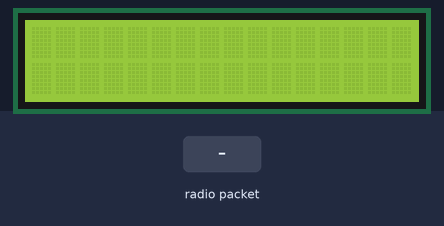
This sketch was run on a simulated Arduino Uno, built with avr-gcc and run on an emulated ATmega328P. Parts: 16×2 character LCD. Inputs (shaded band) come from the test bench. No radio packets arrive unless stated; what the sketch prints to the serial monitor is not drawn.

Above: at 1.2 s.
1.3 s: radio packet "1" arrives
At 1.7 s:
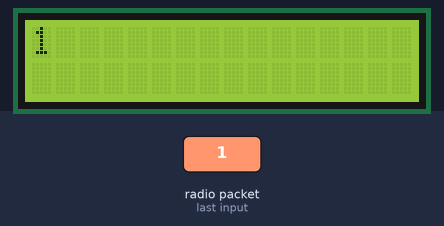
2.8 s: radio packet "0" arrives
At 4.0 s:
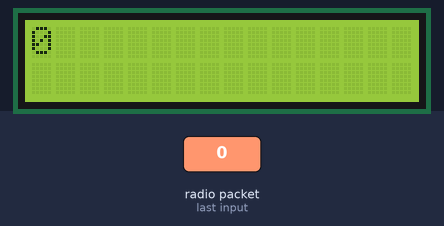
Timing chart, 0 to 5.8 s (numbered marks = the images above; inputs shaded):
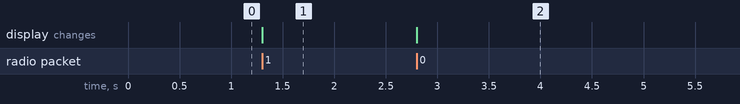

Measured:
- after the input at 1.3 s, the display: changes at once (image 1)
- after the input at 2.8 s, the display: changes at once (image 2)

The sketch:

receiver.ino
```cpp
#include <SPI.h>
#include <LoRa.h>
#include <LiquidCrystal.h>

const int rs = 8, en = 7, d4 = 6, d5 = 5, d6 = 4, d7 = 3;
LiquidCrystal lcd(rs, en, d4, d5, d6, d7);
void setup() {
  Serial.begin(9600);
  lcd.begin(16, 2);
  while (!Serial);
  Serial.println("LoRa Receiver");
  if (!LoRa.begin(433E6)) {
    Serial.println("Starting LoRa failed!");
    while (1);
  }
}
void loop() {
  // Try to parse packet
  int packetSize = LoRa.parsePacket();
  if (packetSize) {
    // Received a packet
    Serial.println("");
    Serial.println("...................................");
    Serial.println("Received packet: ");
    // Read packet
    lcd.clear();
    int line = 0;
    while (LoRa.available()) {
      char incoming = (char)LoRa.read();
      if (incoming == 'c')
      {
        line ++;
        if (line >= 2) {
          break;
        }
        lcd.setCursor(0, line);
      }
      else
      {
        Serial.print(incoming);
        lcd.print(incoming);
      }
    }
  }
}
```
